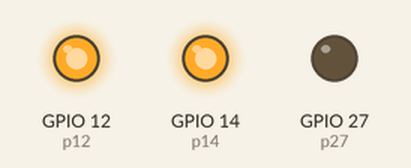
Bench run of a program on a simulated ESP32 board running MicroPython. Parts: output pins drawn as LEDs (lit = HIGH). The board's own WiFi access point starts at once; what the program prints to the serial console is not drawn.

Above: at 0.1 s.
Timing chart, 0 to 1.6 s (numbered marks = the images above):
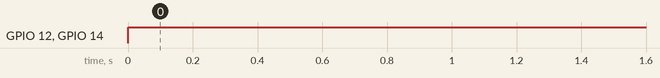

The program:

main.py
```python
from machine import Pin
import network
from machine import Timer


p12 = Pin(12, Pin.OUT)
p14 = Pin(14, Pin.OUT)
p27 = Pin(27, Pin.OUT)

p12.on()
p14.on()
p27.off()


ap = network.WLAN(network.AP_IF) # create access-point interface
ap.config(essid='ESP32', channel=11, authmode = 3, password = '12345678')
ap.config(max_clients=10) # set how many clients can connect to the network
ap.active(True)         # activate the interface

def printClients():
    clients = ap.status('stations')
    print('----------------------------------------------------------')
    print('Clientes conectados: ' + str(len(clients)))
    for item in clients:
        print(str(item))
    print('----------------------------------------------------------')

    if len(clients) > 0:
        p12.on()
        p14.off()
        p27.on()
    else:
        p12.on()
        p14.on()
        p27.off()

tim1 = Timer(1)
tim1.init(period=2000, mode=Timer.PERIODIC, callback=lambda t:
    printClients()
)
```

Measured:
- by itself, GPIO 12 (p12), GPIO 14 (p14): LOW → HIGH at 0.00 s
